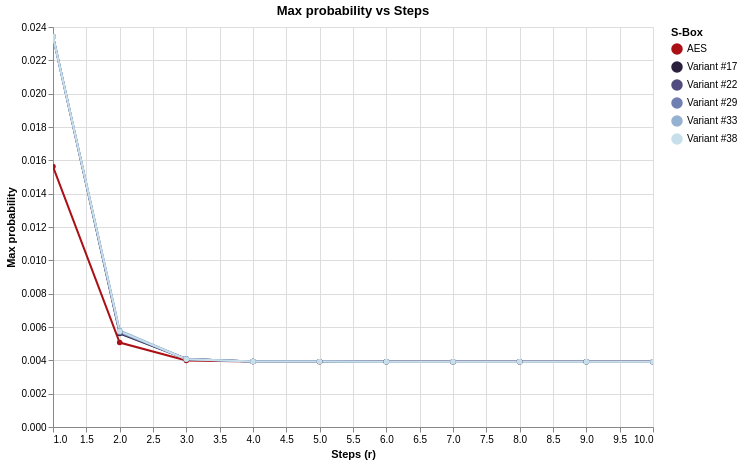

Notebook code cell kept with this figure:
### Code cell
chart_mp = compare_max_probability_altair(
    specs,
    r_values=list(range(1,11)),
    log_scale=False,
    detail=True
)
chart_mp

### Figure 1 — Vega-Lite specification as saved in the notebook (floating-point values rounded to 4 significant figures)
{"config": {"view": {"continuousWidth": 300, "continuousHeight": 300}}, "data": {"name": "data-5284a8fdc39d2ffa294ae6b47b220d3f"}, "mark": {"type": "line", "point": true}, "encoding": {"color": {"field": "S-Box", "legend": {"title": "S-Box"}, "scale": {"domain": ["AES", "Variant #17", "Variant #22", "Variant #29", "Variant #33", "Variant #38"], "range": ["#aa1016", "#2b1f3e", "#504c7f", "#707fb1", "#95b1d2", "#c7dfeb"]}, "type": "nominal"}, "tooltip": [{"field": "r", "type": "quantitative"}, {"field": "S-Box", "type": "nominal"}, {"field": "Max probability", "type": "quantitative"}], "x": {"field": "r", "title": "Steps (r)", "type": "quantitative"}, "y": {"field": "Max probability", "scale": {}, "title": "Max probability", "type": "quantitative"}}, "height": 400, "params": [{"name": "param_26", "select": {"type": "interval", "encodings": ["x", "y"]}, "bind": "scales"}], "title": "Max probability vs Steps", "width": 600, "$schema": "https://vega.github.io/schema/vega-lite/v5.20.1.json", "datasets": {"data-5284a8fdc39d2ffa294ae6b47b220d3f": [{"r": 1, "S-Box": "AES", "Max probability": 0.01562}, {"r": 2, "S-Box": "AES", "Max probability": 0.005066}, {"r": 3, "S-Box": "AES", "Max probability": 0.003989}, {"r": 4, "S-Box": "AES", "Max probability": 0.003926}, {"r": 5, "S-Box": "AES", "Max probability": 0.003922}, {"r": 6, "S-Box": "AES", "Max probability": 0.003922}, {"r": 7, "S-Box": "AES", "Max probability": 0.003922}, {"r": 8, "S-Box": "AES", "Max probability": 0.003922}, {"r": 9, "S-Box": "AES", "Max probability": 0.003922}, {"r": 10, "S-Box": "AES", "Max probability": 0.003922}, {"r": 1, "S-Box": "Variant #17", "Max probability": 0.02344}, {"r": 2, "S-Box": "Variant #17", "Max probability": 0.005615}, {"r": 3, "S-Box": "Variant #17", "Max probability": 0.004082}, {"r": 4, "S-Box": "Variant #17", "Max probability": 0.003936}, {"r": 5, "S-Box": "Variant #17", "Max probability": 0.003923}, {"r": 6, "S-Box": "Variant #17", "Max probability": 0.003922}, {"r": 7, "S-Box": "Variant #17", "Max probability": 0.003922}, {"r": 8, "S-Box": "Variant #17", "Max probability": 0.003922}, {"r": 9, "S-Box": "Variant #17", "Max probability": 0.003922}, {"r": 10, "S-Box": "Variant #17", "Max probability": 0.003922}, {"r": 1, "S-Box": "Variant #22", "Max probability": 0.02344}, {"r": 2, "S-Box": "Variant #22", "Max probability": 0.005737}, {"r": 3, "S-Box": "Variant #22", "Max probability": 0.004077}, {"r": 4, "S-Box": "Variant #22", "Max probability": 0.003935}, {"r": 5, "S-Box": "Variant #22", "Max probability": 0.003923}, {"r": 6, "S-Box": "Variant #22", "Max probability": 0.003922}, {"r": 7, "S-Box": "Variant #22", "Max probability": 0.003922}, {"r": 8, "S-Box": "Variant #22", "Max probability": 0.003922}, {"r": 9, "S-Box": "Variant #22", "Max probability": 0.003922}, {"r": 10, "S-Box": "Variant #22", "Max probability": 0.003922}, {"r": 1, "S-Box": "Variant #29", "Max probability": 0.02344}, {"r": 2, "S-Box": "Variant #29", "Max probability": 0.005676}, {"r": 3, "S-Box": "Variant #29", "Max probability": 0.004083}, {"r": 4, "S-Box": "Variant #29", "Max probability": 0.003934}, {"r": 5, "S-Box": "Variant #29", "Max probability": 0.003923}, {"r": 6, "S-Box": "Variant #29", "Max probability": 0.003922}, {"r": 7, "S-Box": "Variant #29", "Max probability": 0.003922}, {"r": 8, "S-Box": "Variant #29", "Max probability": 0.003922}, {"r": 9, "S-Box": "Variant #29", "Max probability": 0.003922}, {"r": 10, "S-Box": "Variant #29", "Max probability": 0.003922}, {"r": 1, "S-Box": "Variant #33", "Max probability": 0.02344}, {"r": 2, "S-Box": "Variant #33", "Max probability": 0.005798}, {"r": 3, "S-Box": "Variant #33", "Max probability": 0.004076}, {"r": 4, "S-Box": "Variant #33", "Max probability": 0.003934}, {"r": 5, "S-Box": "Variant #33", "Max probability": 0.003923}, {"r": 6, "S-Box": "Variant #33", "Max probability": 0.003922}, {"r": 7, "S-Box": "Variant #33", "Max probability": 0.003922}, {"r": 8, "S-Box": "Variant #33", "Max probability": 0.003922}, {"r": 9, "S-Box": "Variant #33", "Max probability": 0.003922}, {"r": 10, "S-Box": "Variant #33", "Max probability": 0.003922}, {"r": 1, "S-Box": "Variant #38", "Max probability": 0.02344}, {"r": 2, "S-Box": "Variant #38", "Max probability": 0.005737}, {"r": 3, "S-Box": "Variant #38", "Max probability": 0.004065}, {"r": 4, "S-Box": "Variant #38", "Max probability": 0.003935}, {"r": 5, "S-Box": "Variant #38", "Max probability": 0.003923}, {"r": 6, "S-Box": "Variant #38", "Max probability": 0.003922}, {"r": 7, "S-Box": "Variant #38", "Max probability": 0.003922}, {"r": 8, "S-Box": "Variant #38", "Max probability": 0.003922}, {"r": 9, "S-Box": "Variant #38", "Max probability": 0.003922}, {"r": 10, "S-Box": "Variant #38", "Max probability": 0.003922}]}}
